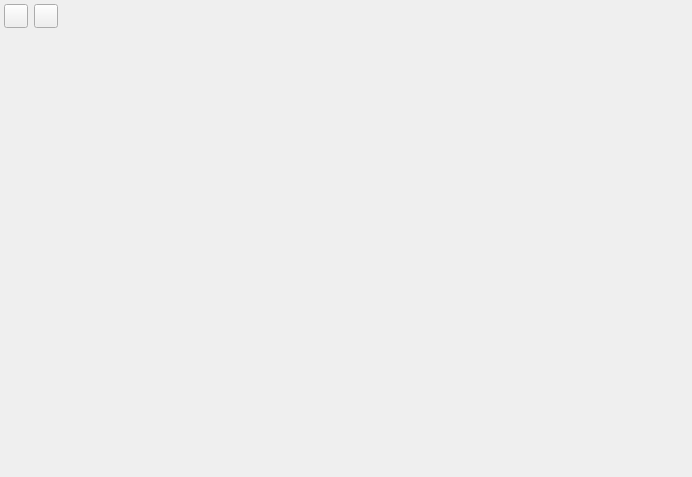
<?xml version="1.0" encoding="UTF-8"?>
<ui version="4.0">
 <class>OptionsForm</class>
 <widget class="QWidget" name="OptionsForm">
  <property name="geometry">
   <rect>
    <x>0</x>
    <y>0</y>
    <width>692</width>
    <height>477</height>
   </rect>
  </property>
  <property name="windowTitle">
   <string>Options</string>
  </property>
  <property name="windowIcon">
   <iconset resource="Resources.qrc">
    <normaloff>:/icons/toolbar/resources/Repair.png</normaloff>:/icons/toolbar/resources/Repair.png</iconset>
  </property>
  <layout class="QVBoxLayout" name="verticalLayout">
   <property name="spacing">
    <number>4</number>
   </property>
   <property name="margin">
    <number>4</number>
   </property>
   <item alignment="Qt::AlignLeft">
    <widget class="QWidget" name="widget_2" native="true">
     <property name="sizePolicy">
      <sizepolicy hsizetype="Expanding" vsizetype="Fixed">
       <horstretch>0</horstretch>
       <verstretch>0</verstretch>
      </sizepolicy>
     </property>
     <property name="minimumSize">
      <size>
       <width>24</width>
       <height>24</height>
      </size>
     </property>
     <property name="maximumSize">
      <size>
       <width>16777215</width>
       <height>24</height>
      </size>
     </property>
     <layout class="QHBoxLayout" name="horizontalLayout">
      <property name="margin">
       <number>0</number>
      </property>
      <item>
       <widget class="QPushButton" name="m_LoadButton">
        <property name="minimumSize">
         <size>
          <width>24</width>
          <height>24</height>
         </size>
        </property>
        <property name="maximumSize">
         <size>
          <width>24</width>
          <height>24</height>
         </size>
        </property>
        <property name="text">
         <string/>
        </property>
        <property name="icon">
         <iconset resource="Resources.qrc">
          <normaloff>:/icons/toolbar/resources/Load.png</normaloff>:/icons/toolbar/resources/Load.png</iconset>
        </property>
        <property name="shortcut">
         <string>Ctrl+S</string>
        </property>
        <property name="default">
         <bool>false</bool>
        </property>
       </widget>
      </item>
      <item>
       <widget class="QPushButton" name="m_SaveButton">
        <property name="minimumSize">
         <size>
          <width>24</width>
          <height>24</height>
         </size>
        </property>
        <property name="maximumSize">
         <size>
          <width>24</width>
          <height>24</height>
         </size>
        </property>
        <property name="text">
         <string/>
        </property>
        <property name="icon">
         <iconset resource="Resources.qrc">
          <normaloff>:/icons/toolbar/resources/Save.png</normaloff>:/icons/toolbar/resources/Save.png</iconset>
        </property>
        <property name="shortcut">
         <string>Ctrl+S</string>
        </property>
       </widget>
      </item>
     </layout>
    </widget>
   </item>
   <item>
    <widget class="hs::PropertyList" name="m_OptionList" native="true"/>
   </item>
  </layout>
 </widget>
 <customwidgets>
  <customwidget>
   <class>hs::PropertyList</class>
   <extends>QWidget</extends>
   <header>PropertyList.h</header>
   <container>1</container>
  </customwidget>
 </customwidgets>
 <resources>
  <include location="Resources.qrc"/>
 </resources>
 <connections/>
</ui>
